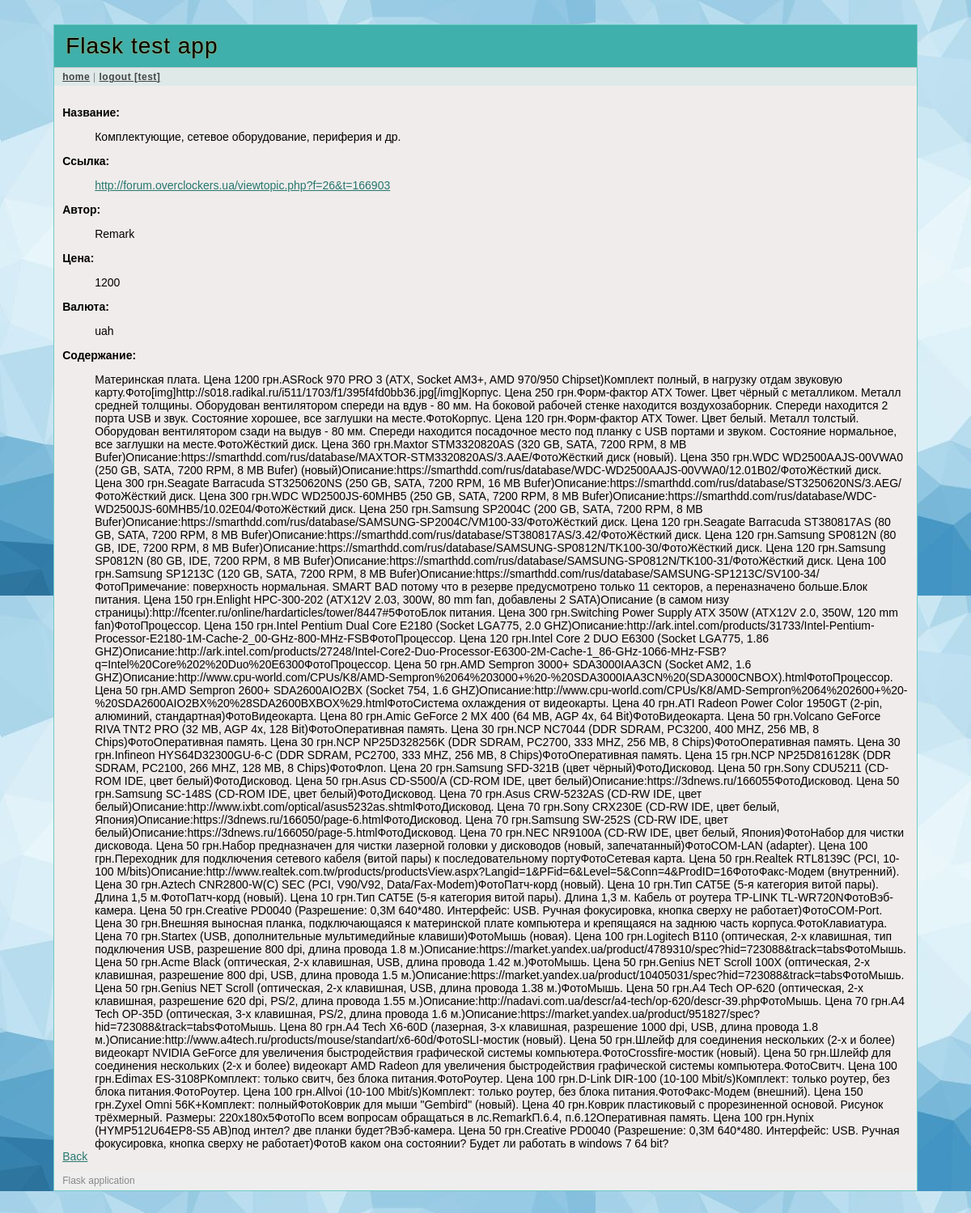
The app's page /post/1 (signed in) with its own data.
### hometask_07/flask_curses_example-master/scraper_app/models.py (models this page shows, shortened)
class User(db.Model):
    user_id = db.Column(db.Integer, primary_key=True)
    username = db.Column(db.String(128))
    email = db.Column(db.Text)
    pw_hash = db.Column(db.Text)

class Overclockers(db.Model):
    __tablename__ = 'Overclockers'
    _id = db.Column(db.Integer, primary_key=True)
    title = db.Column(db.Text)
    url = db.Column(db.Text)
    author = db.Column(db.Text)
    text = db.Column(db.Text)
    price = db.Column(db.Integer)
    currency = db.Column(db.Text)

### hometask_07/flask_curses_example-master/flask_example.py (the view)
@app.route('/post/<_id>', methods=['GET'])
@login_required
def post(_id):
    post = Overclockers.query.filter_by(_id=_id).first()
    return render_template('post.html', post=post)

### hometask_07/flask_curses_example-master/flask_example.py (called while the page is built)
@app.before_request
def before_request():
    g.user = None
    if 'user_id' in session:
        g.user = User.query.filter_by(user_id = session['user_id']).first()

def login_required(f):
    @wraps(f)
    def decorated_function(*args, **kwargs):
        if g.user is None:
            return redirect(url_for('login', next=request.url))
        return f(*args, **kwargs)
    return decorated_function

### hometask_07/flask_curses_example-master/templates/post.html
{% extends "layout.html" %}
{% block body %}
  <div class="post-info">
  {% if post %}
      <dl>Название: </dl><dd>{{ post.title }}</dd>
      <dl>Ссылка: </dl><dd><a href="{{ post.url }}">{{ post.url }}</a></dd>
      <dl>Автор: </dl><dd>{{ post.author }}</dd>
      {% if post.price  %}
        <dl>Цена: </dl><dd>{{ post.price }}</dd>
        <dl>Валюта: </dl><dd>{{ post.currency }}</dd>
      {% endif %}
      <dl>Содержание: </dl><dd>{{ post.text }}</dd>
  {% else %}
      <li><p>No results found</p>
  {% endif %}
  </div>
  <a href="{{ url_for('home_page') }}">Back</a>
{% endblock %}

### hometask_07/flask_curses_example-master/templates/layout.html (shortened to what this page needs)
<!doctype html>
<link rel="stylesheet" type="text/css" href="{{ url_for('static', filename='style.css') }}">
<div class="page">
  <h1>Flask test app</h1>
  <div class="navigation">
  {% if g.user %}
    <a href="{{ url_for('home_page') }}">home</a> |
    <a href="{{ url_for('logout') }}">logout [{{ g.user.username }}]</a>
  {% else %}
    <a href="{{ url_for('home_page') }}">home</a> |
    <a href="{{ url_for('register') }}">register</a> |
    <a href="{{ url_for('login') }}">login</a>
  {% endif %}
  </div>
  <div class="body">
  {% block body %}{% endblock %}
  </div>
  <div class="footer">
    Flask application
  </div>
</div>

### hometask_07/flask_curses_example-master/static/style.css (style rules this page uses)
a { color: #26776F; }
div.page { background: white; border: 1px solid #6ECCC4; width: 90%; margin: 30px auto; }
div.page h1 { background: #3fb0ac; margin: 0; padding: 10px 14px; color: #000000; letter-spacing: 1px; text-shadow: 0 0 2px #e6a430; font-weight: normal; }
div.page div.navigation { background: #DEE9E8; padding: 4px 10px; border-top: 1px solid #ccc; border-bottom: 1px solid #eee; color: #888; font-size: 12px; letter-spacing: 0.5px; }
div.page div.navigation a { color: #444; font-weight: bold; }
div.page div.body { background: #f0eceb; padding: 10px; }
div.page div.footer { background: #eee; color: #888; padding: 5px 10px; font-size: 12px; }
div.page ul.messages, div.post-info { list-style: none; margin: 0; padding: 0; }
.post-info dl { font-weight: bold; }

### records on screen
User: user.username "test"
Overclockers: title "Комплектующие, сетевое оборудование, периферия и др.", url "http://forum.overclockers.ua/viewtopic.php?f=26&t=166903", author "Remark", price "1200", currency "uah", text "Материнская плата. Цена 1200 грн.ASRock 970 PRO 3 (ATX, Socket AM3+, AMD 970/950 Chipset)Комплект полный, в нагрузку отдам звуковую карту.Фото[img]http://s018.radikal.ru/i511/1703/f1/395f4fd0bb36.jpg[/img]Корпус. Цена 250 грн.Форм-фактор ATX Tower. Цвет чёрный с металликом. Металл средней толщины. Оборудован вентилятором спереди на вдув - 80 мм. На боковой рабочей стенке находится воздухозаборник. Спереди находится 2 порта USB и звук. Состояние хорошее, все заглушки на месте.ФотоКорпус. Цена 120 грн.Форм-фактор ATX Tower. Цвет белый. Металл толстый. Оборудован вентилятором сзади на выдув - 80 мм. Спереди находится посадочное место под планку с USB портами и звуком. Состояние нормальное, все…"
